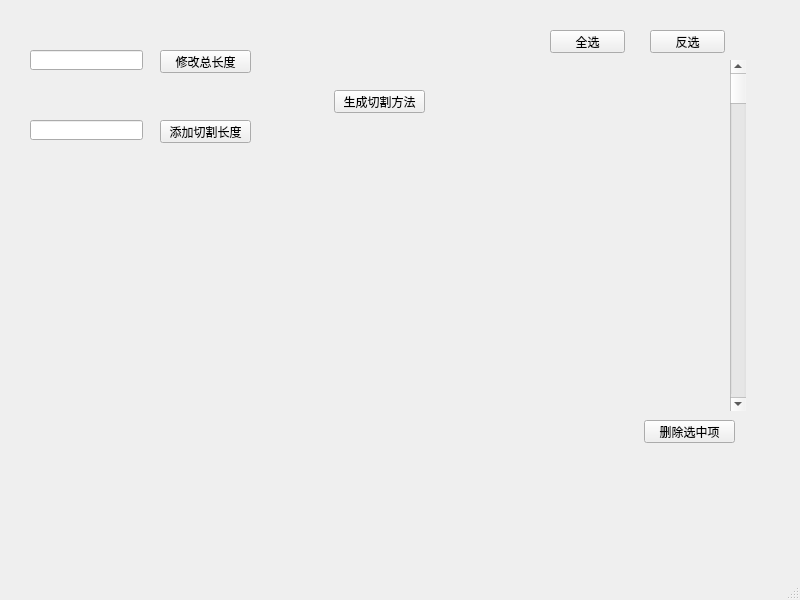
<?xml version="1.0" encoding="UTF-8"?>
<ui version="4.0">
 <class>MainWindow</class>
 <widget class="QMainWindow" name="MainWindow">
  <property name="geometry">
   <rect>
    <x>0</x>
    <y>0</y>
    <width>800</width>
    <height>600</height>
   </rect>
  </property>
  <property name="windowTitle">
   <string>MainWindow</string>
  </property>
  <widget class="QWidget" name="centralwidget">
   <widget class="QLineEdit" name="leTotalLength">
    <property name="geometry">
     <rect>
      <x>30</x>
      <y>50</y>
      <width>113</width>
      <height>20</height>
     </rect>
    </property>
   </widget>
   <widget class="QLineEdit" name="leCuttingLength">
    <property name="geometry">
     <rect>
      <x>30</x>
      <y>120</y>
      <width>113</width>
      <height>20</height>
     </rect>
    </property>
   </widget>
   <widget class="QPushButton" name="btnAddCuttingLength">
    <property name="geometry">
     <rect>
      <x>160</x>
      <y>120</y>
      <width>91</width>
      <height>23</height>
     </rect>
    </property>
    <property name="text">
     <string>添加切割长度</string>
    </property>
   </widget>
   <widget class="QPushButton" name="btnSetTotalLength">
    <property name="geometry">
     <rect>
      <x>160</x>
      <y>50</y>
      <width>91</width>
      <height>23</height>
     </rect>
    </property>
    <property name="text">
     <string>修改总长度</string>
    </property>
   </widget>
   <widget class="QPushButton" name="btnGenerateResult">
    <property name="geometry">
     <rect>
      <x>334</x>
      <y>90</y>
      <width>91</width>
      <height>23</height>
     </rect>
    </property>
    <property name="text">
     <string>生成切割方法</string>
    </property>
   </widget>
   <widget class="QPushButton" name="btnSelectAll">
    <property name="geometry">
     <rect>
      <x>550</x>
      <y>30</y>
      <width>75</width>
      <height>23</height>
     </rect>
    </property>
    <property name="text">
     <string>全选</string>
    </property>
   </widget>
   <widget class="QPushButton" name="btnSelectInvert">
    <property name="geometry">
     <rect>
      <x>650</x>
      <y>30</y>
      <width>75</width>
      <height>23</height>
     </rect>
    </property>
    <property name="text">
     <string>反选</string>
    </property>
   </widget>
   <widget class="QPushButton" name="btnDeleteSelections">
    <property name="geometry">
     <rect>
      <x>644</x>
      <y>420</y>
      <width>91</width>
      <height>23</height>
     </rect>
    </property>
    <property name="text">
     <string>删除选中项</string>
    </property>
   </widget>
   <widget class="QScrollBar" name="sbCuttingItems">
    <property name="geometry">
     <rect>
      <x>730</x>
      <y>60</y>
      <width>16</width>
      <height>351</height>
     </rect>
    </property>
    <property name="orientation">
     <enum>Qt::Vertical</enum>
    </property>
   </widget>
  </widget>
  <widget class="QMenuBar" name="menubar">
   <property name="geometry">
    <rect>
     <x>0</x>
     <y>0</y>
     <width>800</width>
     <height>23</height>
    </rect>
   </property>
  </widget>
  <widget class="QStatusBar" name="statusbar"/>
 </widget>
 <resources/>
 <connections/>
</ui>
